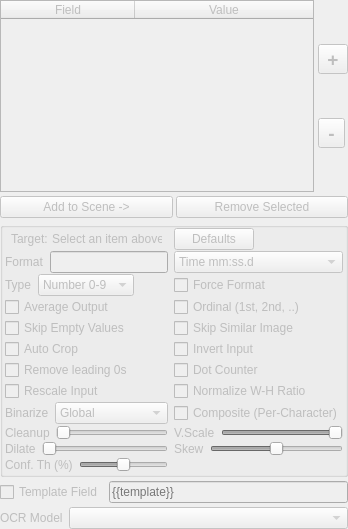
        <widget class="QWidget" name="groupBox_sb_info" native="true">
         <property name="enabled">
          <bool>false</bool>
         </property>
         <layout class="QVBoxLayout" name="verticalLayout_3">
          <property name="spacing">
           <number>4</number>
          </property>
          <property name="leftMargin">
           <number>0</number>
          </property>
          <property name="topMargin">
           <number>0</number>
          </property>
          <property name="rightMargin">
           <number>0</number>
          </property>
          <property name="bottomMargin">
           <number>0</number>
          </property>
          <item>
           <widget class="QWidget" name="widget" native="true">
            <layout class="QHBoxLayout" name="horizontalLayout_2">
             <property name="spacing">
              <number>1</number>
             </property>
             <property name="leftMargin">
              <number>0</number>
             </property>
             <property name="topMargin">
              <number>0</number>
             </property>
             <property name="rightMargin">
              <number>0</number>
             </property>
             <property name="bottomMargin">
              <number>0</number>
             </property>
             <item>
              <widget class="QTableWidget" name="tableWidget_boxes">
               <property name="minimumSize">
                <size>
                 <width>0</width>
                 <height>100</height>
                </size>
               </property>
               <property name="horizontalScrollBarPolicy">
                <enum>Qt::ScrollBarAlwaysOff</enum>
               </property>
               <property name="editTriggers">
                <set>QAbstractItemView::NoEditTriggers</set>
               </property>
               <property name="tabKeyNavigation">
                <bool>false</bool>
               </property>
               <property name="dragDropOverwriteMode">
                <bool>false</bool>
               </property>
               <property name="selectionMode">
                <enum>QAbstractItemView::SingleSelection</enum>
               </property>
               <property name="showGrid">
                <bool>false</bool>
               </property>
               <attribute name="horizontalHeaderMinimumSectionSize">
                <number>134</number>
               </attribute>
               <attribute name="horizontalHeaderStretchLastSection">
                <bool>true</bool>
               </attribute>
               <attribute name="verticalHeaderVisible">
                <bool>false</bool>
               </attribute>
               <column>
                <property name="text">
                 <string>Field</string>
                </property>
               </column>
               <column>
                <property name="text">
                 <string>Value</string>
                </property>
               </column>
              </widget>
             </item>
             <item alignment="Qt::AlignHCenter">
              <widget class="QWidget" name="widget_8" native="true">
               <property name="sizePolicy">
                <sizepolicy hsizetype="Minimum" vsizetype="Preferred">
                 <horstretch>0</horstretch>
                 <verstretch>0</verstretch>
                </sizepolicy>
               </property>
               <layout class="QGridLayout" name="gridLayout_4">
                <property name="sizeConstraint">
                 <enum>QLayout::SetMinimumSize</enum>
                </property>
                <property name="leftMargin">
                 <number>3</number>
                </property>
                <property name="topMargin">
                 <number>0</number>
                </property>
                <property name="rightMargin">
                 <number>0</number>
                </property>
                <property name="bottomMargin">
                 <number>0</number>
                </property>
                <property name="spacing">
                 <number>0</number>
                </property>
                <item row="0" column="0">
                 <widget class="QToolButton" name="toolButton_addBox">
                  <property name="minimumSize">
                   <size>
                    <width>27</width>
                    <height>0</height>
                   </size>
                  </property>
                  <property name="font">
                   <font>
                    <pointsize>14</pointsize>
                    <bold>true</bold>
                   </font>
                  </property>
                  <property name="text">
                   <string>+</string>
                  </property>
                 </widget>
                </item>
                <item row="1" column="0">
                 <widget class="QToolButton" name="toolButton_removeBox">
                  <property name="minimumSize">
                   <size>
                    <width>27</width>
                    <height>0</height>
                   </size>
                  </property>
                  <property name="font">
                   <font>
                    <pointsize>14</pointsize>
                    <bold>true</bold>
                   </font>
                  </property>
                  <property name="text">
                   <string>-</string>
                  </property>
                 </widget>
                </item>
               </layout>
              </widget>
             </item>
            </layout>
           </widget>
          </item>
          <item>
           <widget class="QWidget" name="widget_2" native="true">
            <layout class="QHBoxLayout" name="horizontalLayout_5">
             <property name="spacing">
              <number>3</number>
             </property>
             <property name="leftMargin">
              <number>0</number>
             </property>
             <property name="topMargin">
              <number>0</number>
             </property>
             <property name="rightMargin">
              <number>0</number>
             </property>
             <property name="bottomMargin">
              <number>0</number>
             </property>
             <item>
              <widget class="QPushButton" name="pushButton_makeBox">
               <property name="enabled">
                <bool>false</bool>
               </property>
               <property name="text">
                <string>Add to Scene -&gt;</string>
               </property>
              </widget>
             </item>
             <item>
              <widget class="QPushButton" name="pushButton_removeBox">
               <property name="enabled">
                <bool>false</bool>
               </property>
               <property name="text">
                <string>Remove Selected</string>
               </property>
              </widget>
             </item>
            </layout>
           </widget>
          </item>
          <item>
           <widget class="QGroupBox" name="groupBox_target_settings">
            <layout class="QGridLayout" name="gridLayout_6">
             <property name="leftMargin">
              <number>2</number>
             </property>
             <property name="topMargin">
              <number>0</number>
             </property>
             <property name="rightMargin">
              <number>2</number>
             </property>
             <property name="bottomMargin">
              <number>2</number>
             </property>
             <property name="verticalSpacing">
              <number>1</number>
             </property>
             <item row="0" column="3">
              <widget class="QPushButton" name="pushButton_restoreDefaults">
               <property name="sizePolicy">
                <sizepolicy hsizetype="Fixed" vsizetype="Fixed">
                 <horstretch>0</horstretch>
                 <verstretch>0</verstretch>
                </sizepolicy>
               </property>
               <property name="text">
                <string>Defaults</string>
               </property>
              </widget>
             </item>
             <item row="3" column="2">
              <widget class="QCheckBox" name="checkBox_smoothing">
               <property name="text">
                <string>Average Output</string>
               </property>
              </widget>
             </item>
             <item row="9" column="2">
              <widget class="QWidget" name="widget_27" native="true">
               <property name="sizePolicy">
                <sizepolicy hsizetype="Fixed" vsizetype="Preferred">
                 <horstretch>0</horstretch>
                 <verstretch>0</verstretch>
                </sizepolicy>
               </property>
               <layout class="QHBoxLayout" name="horizontalLayout_32">
                <property name="leftMargin">
                 <number>0</number>
                </property>
                <property name="topMargin">
                 <number>0</number>
                </property>
                <property name="rightMargin">
                 <number>0</number>
                </property>
                <property name="bottomMargin">
                 <number>0</number>
                </property>
                <item>
                 <widget class="QLabel" name="label_binarizationMethod">
                  <property name="text">
                   <string>Binarize</string>
                  </property>
                 </widget>
                </item>
                <item>
                 <widget class="QComboBox" name="comboBox_binarizationMethod">
                  <item>
                   <property name="text">
                    <string>Global</string>
                   </property>
                  </item>
                  <item>
                   <property name="text">
                    <string>No Binarization</string>
                   </property>
                  </item>
                  <item>
                   <property name="text">
                    <string>Local</string>
                   </property>
                  </item>
                  <item>
                   <property name="text">
                    <string>Adaptive</string>
                   </property>
                  </item>
                 </widget>
                </item>
               </layout>
              </widget>
             </item>
             <item row="1" column="3">
              <widget class="QComboBox" name="comboBox_formatPrefix">
               <property name="currentIndex">
                <number>0</number>
               </property>
               <item>
                <property name="text">
                 <string>Time mm:ss.d</string>
                </property>
               </item>
               <item>
                <property name="text">
                 <string>Time mm:ss</string>
                </property>
               </item>
               <item>
                <property name="text">
                 <string>Time ss.d</string>
                </property>
               </item>
               <item>
                <property name="text">
                 <string>Time 0-59</string>
                </property>
               </item>
               <item>
                <property name="text">
                 <string>Shotclock 0-39</string>
                </property>
               </item>
               <item>
                <property name="text">
                 <string>Score 1dd</string>
                </property>
               </item>
               <item>
                <property name="text">
                 <string>Score ddd</string>
                </property>
               </item>
               <item>
                <property name="text">
                 <string>Period 1-4</string>
                </property>
               </item>
               <item>
                <property name="text">
                 <string>Period d</string>
                </property>
               </item>
               <item>
                <property name="text">
                 <string>Alphanumeric</string>
                </property>
               </item>
               <item>
                <property name="text">
                 <string>Any text</string>
                </property>
               </item>
               <item>
                <property name="text">
                 <string>Any number</string>
                </property>
               </item>
               <item>
                <property name="text">
                 <string>Select Preset</string>
                </property>
               </item>
              </widget>
             </item>
             <item row="7" column="3">
              <widget class="QCheckBox" name="checkBox_dotDetector">
               <property name="toolTip">
                <string>Count dots/blobs instead of detecting characters</string>
               </property>
               <property name="text">
                <string>Dot Counter</string>
               </property>
              </widget>
             </item>
             <item row="2" column="2">
              <widget class="QWidget" name="horizontalWidget" native="true">
               <property name="sizePolicy">
                <sizepolicy hsizetype="Fixed" vsizetype="Preferred">
                 <horstretch>0</horstretch>
                 <verstretch>0</verstretch>
                </sizepolicy>
               </property>
               <layout class="QHBoxLayout" name="horizontalLayout_8">
                <property name="leftMargin">
                 <number>0</number>
                </property>
                <property name="topMargin">
                 <number>0</number>
                </property>
                <property name="rightMargin">
                 <number>0</number>
                </property>
                <property name="bottomMargin">
                 <number>0</number>
                </property>
                <item>
                 <widget class="QLabel" name="label_13">
                  <property name="sizePolicy">
                   <sizepolicy hsizetype="Fixed" vsizetype="Preferred">
                    <horstretch>0</horstretch>
                    <verstretch>0</verstretch>
                   </sizepolicy>
                  </property>
                  <property name="text">
                   <string>Type</string>
                  </property>
                 </widget>
                </item>
                <item>
                 <widget class="QComboBox" name="comboBox_fieldType">
                  <item>
                   <property name="text">
                    <string>Number 0-9</string>
                   </property>
                  </item>
                  <item>
                   <property name="text">
                    <string>Time 0-9 , . :</string>
                   </property>
                  </item>
                  <item>
                   <property name="text">
                    <string>Text</string>
                   </property>
                  </item>
                 </widget>
                </item>
               </layout>
              </widget>
             </item>
             <item row="10" column="2">
              <widget class="QWidget" name="widget_17" native="true">
               <layout class="QHBoxLayout" name="horizontalLayout_15">
                <property name="leftMargin">
                 <number>0</number>
                </property>
                <property name="topMargin">
                 <number>0</number>
                </property>
                <property name="rightMargin">
                 <number>0</number>
                </property>
                <property name="bottomMargin">
                 <number>0</number>
                </property>
                <item>
                 <widget class="QLabel" name="label_4">
                  <property name="text">
                   <string>Cleanup</string>
                  </property>
                 </widget>
                </item>
                <item>
                 <widget class="QSlider" name="horizontalSlider_cleanup">
                  <property name="orientation">
                   <enum>Qt::Horizontal</enum>
                  </property>
                 </widget>
                </item>
               </layout>
              </widget>
             </item>
             <item row="3" column="3">
              <widget class="QCheckBox" name="checkBox_ordinalIndicator">
               <property name="text">
                <string>Ordinal (1st, 2nd, ..)</string>
               </property>
              </widget>
             </item>
             <item row="4" column="2">
              <widget class="QCheckBox" name="checkBox_skip_empty">
               <property name="text">
                <string>Skip Empty Values</string>
               </property>
              </widget>
             </item>
             <item row="0" column="2">
              <widget class="QWidget" name="widget_10" native="true">
               <property name="sizePolicy">
                <sizepolicy hsizetype="Preferred" vsizetype="Preferred">
                 <horstretch>0</horstretch>
                 <verstretch>0</verstretch>
                </sizepolicy>
               </property>
               <layout class="QHBoxLayout" name="horizontalLayout_16">
                <property name="spacing">
                 <number>3</number>
                </property>
                <property name="leftMargin">
                 <number>5</number>
                </property>
                <property name="topMargin">
                 <number>0</number>
                </property>
                <property name="rightMargin">
                 <number>5</number>
                </property>
                <property name="bottomMargin">
                 <number>0</number>
                </property>
                <item>
                 <widget class="QLabel" name="label_6">
                  <property name="sizePolicy">
                   <sizepolicy hsizetype="Fixed" vsizetype="Preferred">
                    <horstretch>0</horstretch>
                    <verstretch>0</verstretch>
                   </sizepolicy>
                  </property>
                  <property name="text">
                   <string>Target:</string>
                  </property>
                 </widget>
                </item>
                <item>
                 <widget class="QLabel" name="label_selectedInfo">
                  <property name="maximumSize">
                   <size>
                    <width>110</width>
                    <height>16777215</height>
                   </size>
                  </property>
                  <property name="text">
                   <string>Select an item above</string>
                  </property>
                  <property name="textInteractionFlags">
                   <set>Qt::NoTextInteraction</set>
                  </property>
                 </widget>
                </item>
               </layout>
              </widget>
             </item>
             <item row="9" column="3">
              <widget class="QCheckBox" name="checkBox_compositeBox">
               <property name="text">
                <string>Composite (Per-Character)</string>
               </property>
              </widget>
             </item>
             <item row="12" column="2">
              <widget class="QWidget" name="widget_21" native="true">
               <layout class="QHBoxLayout" name="horizontalLayout_20">
                <property name="leftMargin">
                 <number>0</number>
                </property>
                <property name="topMargin">
                 <number>0</number>
                </property>
                <property name="rightMargin">
                 <number>0</number>
                </property>
                <property name="bottomMargin">
                 <number>0</number>
                </property>
                <item>
                 <widget class="QLabel" name="label_3">
                  <property name="toolTip">
                   <string>Minimum OCR confidence in percent. Raise this to reject uncertain readings.</string>
                  </property>
                  <property name="text">
                   <string>Conf. Th (%)</string>
                  </property>
                 </widget>
                </item>
                <item>
                 <widget class="QSlider" name="horizontalSlider_conf_thresh">
                  <property name="toolTip">
                   <string>Minimum OCR confidence in percent. Raise this to reject uncertain readings.</string>
                  </property>
                  <property name="maximum">
                   <number>100</number>
                  </property>
                  <property name="value">
                   <number>50</number>
                  </property>
                  <property name="orientation">
                   <enum>Qt::Horizontal</enum>
                  </property>
                 </widget>
                </item>
               </layout>
              </widget>
             </item>
             <item row="8" column="3">
              <widget class="QCheckBox" name="checkBox_normWHRatio">
               <property name="toolTip">
                <string>Scale to a favorable 1:2 width-to-height ratio</string>
               </property>
               <property name="text">
                <string>Normalize W-H Ratio</string>
               </property>
              </widget>
             </item>
             <item row="6" column="3">
              <widget class="QCheckBox" name="checkBox_invertPatch">
               <property name="text">
                <string>Invert Input</string>
               </property>
              </widget>
             </item>
             <item row="4" column="3">
              <widget class="QCheckBox" name="checkBox_skip_similar_image">
               <property name="text">
                <string>Skip Similar Image</string>
               </property>
              </widget>
             </item>
             <item row="2" column="3">
              <widget class="QCheckBox" name="checkBox">
               <property name="enabled">
                <bool>false</bool>
               </property>
               <property name="text">
                <string>Force Format</string>
               </property>
              </widget>
             </item>
             <item row="1" column="2">
              <widget class="QWidget" name="widget_7" native="true">
               <property name="sizePolicy">
                <sizepolicy hsizetype="Preferred" vsizetype="Preferred">
                 <horstretch>0</horstretch>
                 <verstretch>0</verstretch>
                </sizepolicy>
               </property>
               <layout class="QHBoxLayout" name="horizontalLayout_17">
                <property name="leftMargin">
                 <number>0</number>
                </property>
                <property name="topMargin">
                 <number>0</number>
                </property>
                <property name="rightMargin">
                 <number>0</number>
                </property>
                <property name="bottomMargin">
                 <number>0</number>
                </property>
                <item>
                 <widget class="QLabel" name="label_2">
                  <property name="text">
                   <string>Format</string>
                  </property>
                 </widget>
                </item>
                <item>
                 <widget class="QLineEdit" name="lineEdit_format"/>
                </item>
               </layout>
              </widget>
             </item>
             <item row="11" column="2">
              <widget class="QWidget" name="widget_13" native="true">
               <layout class="QHBoxLayout" name="horizontalLayout_13">
                <property name="leftMargin">
                 <number>0</number>
                </property>
                <property name="topMargin">
                 <number>0</number>
                </property>
                <property name="rightMargin">
                 <number>0</number>
                </property>
                <property name="bottomMargin">
                 <number>0</number>
                </property>
                <item>
                 <widget class="QLabel" name="label_9">
                  <property name="text">
                   <string>Dilate</string>
                  </property>
                 </widget>
                </item>
                <item>
                 <widget class="QSlider" name="horizontalSlider_dilate">
                  <property name="maximum">
                   <number>5</number>
                  </property>
                  <property name="pageStep">
                   <number>1</number>
                  </property>
                  <property name="orientation">
                   <enum>Qt::Horizontal</enum>
                  </property>
                 </widget>
                </item>
               </layout>
              </widget>
             </item>
             <item row="6" column="2">
              <widget class="QCheckBox" name="checkBox_autocrop">
               <property name="text">
                <string>Auto Crop</string>
               </property>
              </widget>
             </item>
             <item row="7" column="2">
              <widget class="QCheckBox" name="checkBox_removeLeadingZeros">
               <property name="text">
                <string>Remove leading 0s</string>
               </property>
              </widget>
             </item>
             <item row="8" column="2">
              <widget class="QCheckBox" name="checkBox_rescalePatch">
               <property name="toolTip">
                <string>Scale the image to 35 pixels height, a favorable size for OCR</string>
               </property>
               <property name="text">
                <string>Rescale Input</string>
               </property>
              </widget>
             </item>
             <item row="10" column="3">
              <widget class="QWidget" name="widget_vscale" native="true">
               <layout class="QHBoxLayout" name="horizontalLayout_11">
                <property name="leftMargin">
                 <number>0</number>
                </property>
                <property name="topMargin">
                 <number>0</number>
                </property>
                <property name="rightMargin">
                 <number>0</number>
                </property>
                <property name="bottomMargin">
                 <number>0</number>
                </property>
                <item>
                 <widget class="QLabel" name="label_15">
                  <property name="text">
                   <string>V.Scale</string>
                  </property>
                 </widget>
                </item>
                <item>
                 <widget class="QSlider" name="horizontalSlider_vscale">
                  <property name="minimum">
                   <number>1</number>
                  </property>
                  <property name="maximum">
                   <number>10</number>
                  </property>
                  <property name="pageStep">
                   <number>5</number>
                  </property>
                  <property name="value">
                   <number>10</number>
                  </property>
                  <property name="orientation">
                   <enum>Qt::Horizontal</enum>
                  </property>
                 </widget>
                </item>
               </layout>
              </widget>
             </item>
             <item row="11" column="3">
              <widget class="QWidget" name="widget_skew" native="true">
               <layout class="QHBoxLayout" name="horizontalLayout_12">
                <property name="leftMargin">
                 <number>0</number>
                </property>
                <property name="topMargin">
                 <number>0</number>
                </property>
                <property name="rightMargin">
                 <number>0</number>
                </property>
                <property name="bottomMargin">
                 <number>0</number>
                </property>
                <item>
                 <widget class="QLabel" name="label_14">
                  <property name="text">
                   <string>Skew</string>
                  </property>
                 </widget>
                </item>
                <item>
                 <widget class="QSlider" name="horizontalSlider_skew">
                  <property name="minimum">
                   <number>-10</number>
                  </property>
                  <property name="maximum">
                   <number>10</number>
                  </property>
                  <property name="orientation">
                   <enum>Qt::Horizontal</enum>
                  </property>
                 </widget>
                </item>
               </layout>
              </widget>
             </item>
            </layout>
           </widget>
          </item>
          <item>
           <widget class="QWidget" name="widget_23" native="true">
            <layout class="QHBoxLayout" name="horizontalLayout">
             <property name="leftMargin">
              <number>0</number>
             </property>
             <property name="topMargin">
              <number>0</number>
             </property>
             <property name="rightMargin">
              <number>0</number>
             </property>
             <property name="bottomMargin">
              <number>0</number>
             </property>
             <item>
              <widget class="QCheckBox" name="checkBox_templatefield">
               <property name="toolTip">
                <string>This field is a combination of exising fields in a template</string>
               </property>
               <property name="text">
                <string>Template Field</string>
               </property>
              </widget>
             </item>
             <item>
              <widget class="QLineEdit" name="lineEdit_templatefield">
               <property name="text">
                <string/>
               </property>
               <property name="placeholderText">
                <string>{{template}}</string>
               </property>
              </widget>
             </item>
            </layout>
           </widget>
          </item>
          <item>
           <widget class="QWidget" name="widget_6" native="true">
            <layout class="QHBoxLayout" name="horizontalLayout_7">
             <property name="leftMargin">
              <number>0</number>
             </property>
             <property name="topMargin">
              <number>0</number>
             </property>
             <property name="rightMargin">
              <number>0</number>
             </property>
             <property name="bottomMargin">
              <number>0</number>
             </property>
             <item>
              <widget class="QLabel" name="label_10">
               <property name="sizePolicy">
                <sizepolicy hsizetype="Fixed" vsizetype="Preferred">
                 <horstretch>0</horstretch>
                 <verstretch>0</verstretch>
                </sizepolicy>
               </property>
               <property name="text">
                <string>OCR Model</string>
               </property>
              </widget>
             </item>
             <item>
              <widget class="QComboBox" name="comboBox_ocrModel"/>
             </item>
            </layout>
           </widget>
          </item>
         </layout>
        </widget>
